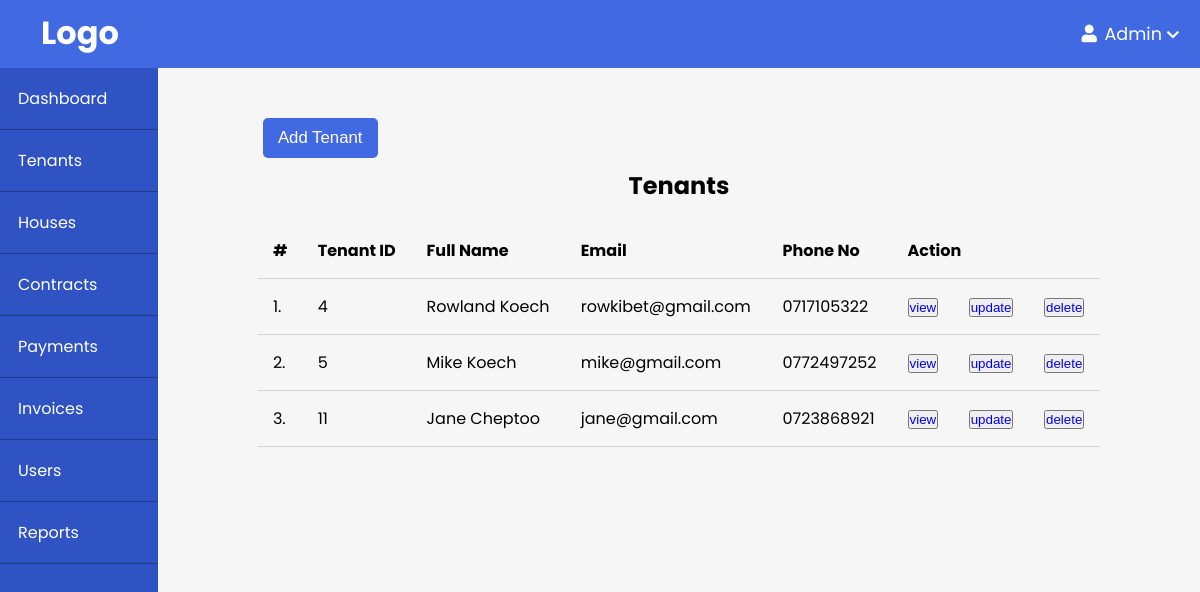
Page /admin/tenants/index.php on the committed database.
### tables this page shows
CREATE TABLE `tenants` (
  `id` int(11) NOT NULL,
  `first_name` varchar(30) NOT NULL,
  `last_name` varchar(30) NOT NULL,
  `email` varchar(255) NOT NULL,
  `address` varchar(50) NOT NULL,
  `phone_no` varchar(10) NOT NULL,
  `national_id` varchar(50) NOT NULL,
  `user_id` int(11) NOT NULL
);

### app/controllers/tenants.php (called while the page is built, shortened)
<?php
$table = 'tenants';
$tenants = selectAll($table);

### app/database/db.php (called while the page is built, shortened)
<?php
require("connect.php");
function selectAll($table, $conditions = []) {
    global $conn;
    $sql = "SELECT * FROM $table";
    if(empty($conditions)) {
        $stmt = $conn->prepare($sql);
        $stmt->execute();
        $records = $stmt->get_result()->fetch_all(MYSQLI_ASSOC);
        return $records;
    }
}

### admin/tenants/index.php (the view, shortened to what this page needs)
<?php include(ROOT_PATH . "\app\database\db.php"); ?>
<?php include(ROOT_PATH . "/app/controllers/tenants.php") ?>
<!DOCTYPE html>
<html lang="en">
<head>
    <link href="../../assets/fontawesome/css/all.min.css"  rel="stylesheet">
    <link rel="stylesheet" href="../style.css">
</head>
<body>
     <?php include(ROOT_PATH . "/app/includes/adminHeader.php"); ?>
    <div class="admin-wrapper">
        <?php include(ROOT_PATH . "/app/includes/adminSidebar.php"); ?>
        <div class="admin-content">
            <div class="flex">
                <button class="btn"><a href="<?php echo BASE_URL . "/admin/tenants/create.php"?>">Add Tenant</a></button>
            </div>
            <div class="table-wrapper">
                <h2>Tenants</h2>
                <table>
                    <thead>
                        <th>#</th>
                        <th>Tenant ID</th>
                        <th>Full Name</th>
                        <th>Email</th>
                        <th>Phone No</th>
                        <th colspan="3">Action</th>
                    </thead>
                    <?php foreach($tenants as $key => $tenant) : ?>
                        <tr>
                            <td><?php echo $key+1 . "." ?></td>
                            <td><?php echo $tenant['id']; ?></td>
                            <td><?php echo ($tenant['first_name'] . " " . $tenant['last_name'])?></td>
                            <td><?php echo $tenant['email']; ?></td>
                            <td><?php echo $tenant['phone_no']; ?></td>
                            <td><button><a href="view.php?id=<?php echo $tenant['id']; ?>">view</a></button></td>
                            <td><button><a href="edit.php?id=<?php echo $tenant['id']; ?>">update</a></button></td>
                            <td><button><a href="index.php?del_id=<?php echo $tenant['id']; ?>">delete</a></button></td>
                        </tr>
                    <?php endforeach; ?>
                </table>
            </div>
        </div>
    </div>
</body>
</html>

### admin/style.css (style rules this page uses)
* { padding: 0; margin: 0; box-sizing: border-box; }
body { background-color: #f6f6f6; font-family: 'Poppins', sans-serif; }
.btn { display: block; border: 0; border-radius: 5px; background-color: rgb(65, 105, 225); margin: 10px 5px; padding: 10px 15px; font-size: 1.05rem; color: white; cursor: pointer; }
.btn a { text-decoration: none; color: white; }
table { margin: 20px auto; }
table, th, td { border: 1px solid black; border-collapse: collapse; }
th, td { padding: 10px 5px; }
a { text-decoration: none; }
.flex { display: flex; }
.admin-wrapper { display: flex; min-height: calc(100vh - 68px); }
.admin-content { flex: 8; height: 100%; padding: 40px 100px 100px; }
.admin-content h2 { text-align: center; }
.table-wrapper table { width: 100%; border: none; }
.table-wrapper th, .table-wrapper td { padding: 15px; text-align: left; border: none; border-bottom: 1px solid #d3d3d3; }

### rows in the picture
tenants: id "4", first_name "Rowland", last_name "Koech", email "rowkibet@gmail.com", phone_no "0717105322"
tenants: id "5", first_name "Mike", last_name "Koech", email "mike@gmail.com", phone_no "0772497252"
tenants: id "11", first_name "Jane", last_name "Cheptoo", email "jane@gmail.com", phone_no "0723868921"
